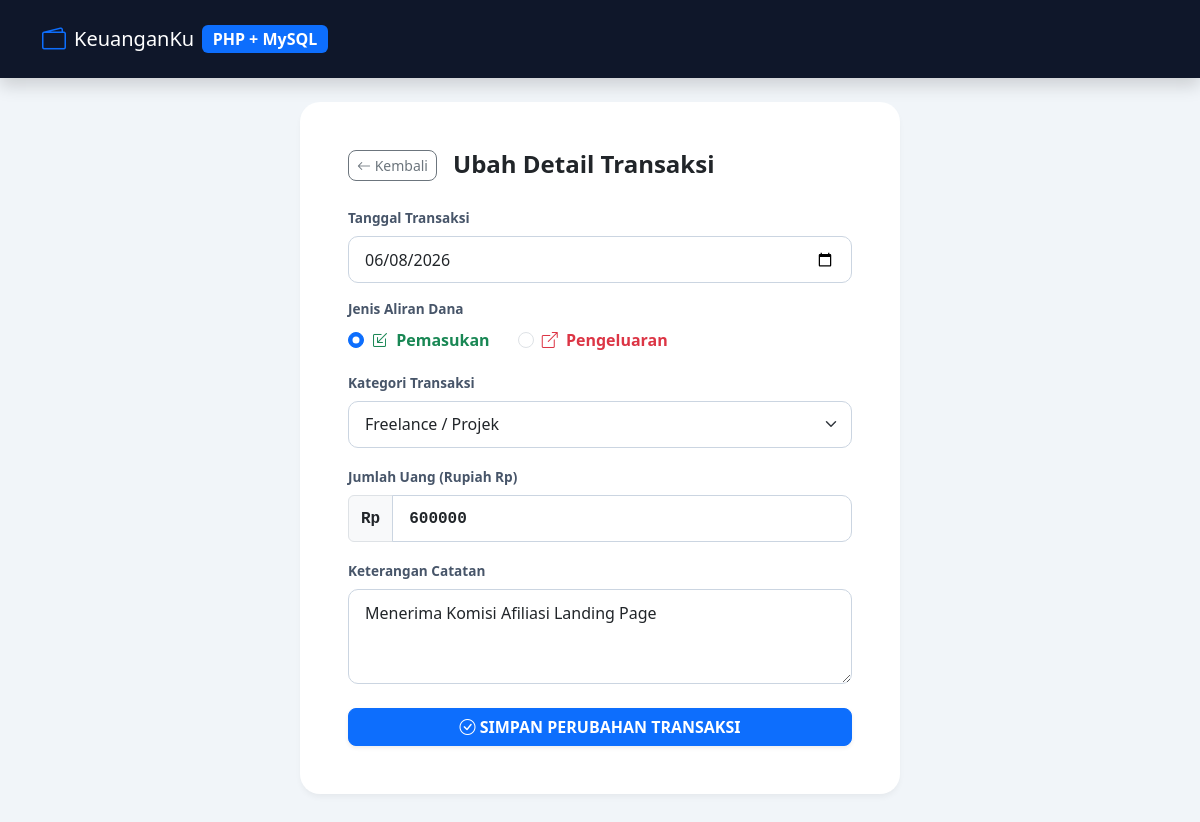
/edit.php?id=6 (signed in), run on the app's committed database.
### tables this page shows
CREATE TABLE IF NOT EXISTS `transaksi` (
  `id` INT(11) NOT NULL AUTO_INCREMENT,
  `tanggal` DATE NOT NULL,
  `keterangan` VARCHAR(255) NOT NULL,
  `kategori` VARCHAR(100) NOT NULL DEFAULT 'Lainnya',
  `jenis` ENUM('pemasukan','pengeluaran') NOT NULL,
  `jumlah` INT(11) NOT NULL,
  PRIMARY KEY (`id`)
);

### edit.php (the view, shortened to what this page needs)
<?php
require_once 'koneksi.php';
$id = (int)$_GET['id'];
$query_select = "SELECT * FROM transaksi WHERE id = ?";
$stmt_select = mysqli_prepare($koneksi, $query_select);
if ($stmt_select) {
    mysqli_stmt_bind_param($stmt_select, "i", $id);
    mysqli_stmt_execute($stmt_select);
    $result = mysqli_stmt_get_result($stmt_select);
    $old_data = mysqli_fetch_assoc($result);
} else {
    die("Kegagalan memproses kueri database SELECT.");
}
?>
<!DOCTYPE html>
<html lang="id">
<head>
    <link href="https://cdn.jsdelivr.net/npm/bootstrap@5.3.0/dist/css/bootstrap.min.css" rel="stylesheet">
    <link href="https://cdn.jsdelivr.net/npm/bootstrap-icons@1.11.2/font/bootstrap-icons.css" rel="stylesheet">
</head>
<body>
<nav class="navbar navbar-expand-lg navbar-dark bg-dark py-3 mb-4 shadow" style="background-color: #0f172a !important;">
    <div class="container">
        <a class="navbar-brand d-flex align-items-center" href="index.php">
            <i class="bi bi-wallet2 text-primary me-2 fs-4"></i>
            KeuanganKu <span class="badge bg-primary ms-2 fs-6">PHP + MySQL</span>
        </a>
    </div>
</nav>
<div class="container pb-5">
    <div class="card main-card p-4 p-sm-5 mt-3">
        <div class="d-flex items-center gap-2 mb-4">
            <a href="index.php" class="btn btn-sm btn-outline-secondary rounded-3 me-2">
                <i class="bi bi-arrow-left"></i> Kembali
            </a>
            <h4 class="fw-bold text-slate-800 mb-0">Ubah Detail Transaksi</h4>
        </div>
        <form action="edit.php?id=<?= $id; ?>" method="POST">
            <div class="mb-3">
                <label for="tanggal" class="form-label">Tanggal Transaksi</label>
                <input type="date" class="form-control" id="tanggal" name="tanggal" value="<?= htmlspecialchars($old_data['tanggal']); ?>" required>
            </div>
            <div class="mb-3">
                <label class="form-label d-block">Jenis Aliran Dana</label>
                <div class="form-check form-check-inline me-4">
                    <input class="form-check-input" type="radio" name="jenis" id="pemasukan" value="pemasukan" <?= $old_data['jenis'] === 'pemasukan' ? 'checked' : ''; ?>>
                    <label class="form-check-label fw-semibold text-success" for="pemasukan">
                        <i class="bi bi-box-arrow-in-down-left me-1"></i> Pemasukan
                    </label>
                </div>
                <div class="form-check form-check-inline">
                    <input class="form-check-input" type="radio" name="jenis" id="pengeluaran" value="pengeluaran" <?= $old_data['jenis'] === 'pengeluaran' ? 'checked' : ''; ?>>
                    <label class="form-check-label fw-semibold text-danger" for="pengeluaran">
                        <i class="bi bi-box-arrow-up-right me-1"></i> Pengeluaran
                    </label>
                </div>
            </div>
            <div class="mb-3">
                <label for="kategori" class="form-label">Kategori Transaksi</label>
                <select class="form-select" id="kategori" name="kategori" required>
                    <option value="Freelance" <?= $old_data['kategori'] === 'Freelance' ? 'selected' : ''; ?>>Freelance / Projek</option>
                </select>
            </div>
            <div class="mb-3">
                <label for="jumlah" class="form-label">Jumlah Uang (Rupiah Rp)</label>
                <div class="input-group">
                    <span class="input-group-text bg-light text-slate-500 font-monospace fw-bold">Rp</span>
                    <input type="number" class="form-control font-monospace fw-bold" id="jumlah" name="jumlah" value="<?= htmlspecialchars($old_data['jumlah']); ?>" min="1" required>
                </div>
            </div>
            <div class="mb-4">
                <label for="keterangan" class="form-label">Keterangan Catatan</label>
                <textarea class="form-control" id="keterangan" name="keterangan" rows="3" required><?= htmlspecialchars($old_data['keterangan']); ?></textarea>
            </div>
            <button type="submit" class="btn btn-primary w-100 py-2.5 rounded-3 fw-bold shadow-sm text-uppercase tracking-wider">
                <i class="bi bi-check-circle me-1.5"></i> Simpan Perubahan Transaksi
            </button>
        </form>
    </div>
</div>
</body>
</html>

### edit.php (style rules this page uses)
body { background-color: #f1f5f9; font-family: 'Segoe UI', system-ui, -apple-system, sans-serif; color: #1e293b; }
.main-card { border: none; border-radius: 20px; background-color: #ffffff; box-shadow: 0 4px 6px -1px rgba(0, 0, 0, 0.05); max-width: 600px; margin: 0 auto; }
.form-label { font-weight: 600; color: #475569; font-size: 0.85rem; }
.form-control, .form-select { border-radius: 10px; padding: 0.65rem 1rem; border: 1px solid #cbd5e1; }

### data on the page
transaksi: tanggal "06/08/2026", jenis "☑ Pemasukan", jenis "☐ Pengeluaran", kategori "Freelance / Projek", jumlah "600000", keterangan "Menerima Komisi Afiliasi Landing Page"
